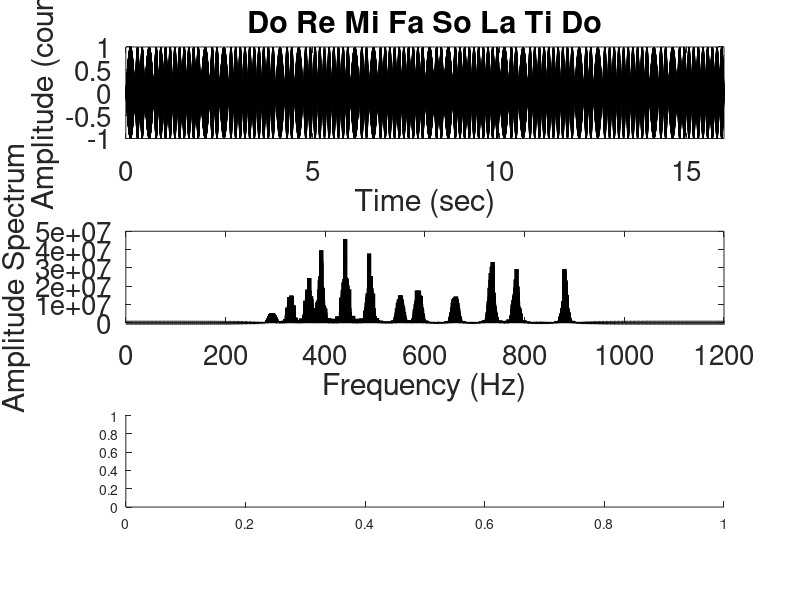

This figure's MATLAB source: (Note: this script raises an error after producing the figure.)
clear; clc; close all;
% Modified from CSDN 51星系
% https://blog.csdn.net/stk10/article/details/8922621

fs = 44100; % sample rate 
dt = 1/fs; 

T16 = 0.125; 

t16 = 0:dt:T16; 
[~, k] = size(t16); 

t4 = linspace(0,4*T16,4*k); 
t8 = linspace(0,2*T16,2*k); 

[~, i] = size(t4); 
[~, j] = size(t8); 

% Modification functions 
mod4 = sin(pi*t4/t4(end)); 
mod8 = sin(pi*t8/t8(end)); 
mod16 = sin(pi*t16/t16(end)); 

f0 = 2*146.8; % reference frequency 

ScaleTable = [2/3 3/4 5/6 15/16 ... 
1 9/8 5/4 4/3 3/2 5/3 9/5 15/8 ... 
2 9/4 5/2 8/3 3 10/3 15/4 4 ... 
1/2 9/16 5/8]; 
% 1/4 notes 
do0f = mod4.*cos(2*pi*ScaleTable(21)*f0*t4); 
re0f = mod4.*cos(2*pi*ScaleTable(22)*f0*t4); 
mi0f = mod4.*cos(2*pi*ScaleTable(23)*f0*t4); 

fa0f = mod4.*cos(2*pi*ScaleTable(1)*f0*t4); 
so0f = mod4.*cos(2*pi*ScaleTable(2)*f0*t4); 
la0f = mod4.*cos(2*pi*ScaleTable(3)*f0*t4); 
ti0f = mod4.*cos(2*pi*ScaleTable(4)*f0*t4); 
do1f = mod4.*cos(2*pi*ScaleTable(5)*f0*t4); 
re1f = mod4.*cos(2*pi*ScaleTable(6)*f0*t4); 
mi1f = mod4.*cos(2*pi*ScaleTable(7)*f0*t4); 
fa1f = mod4.*cos(2*pi*ScaleTable(8)*f0*t4); 
so1f = mod4.*cos(2*pi*ScaleTable(9)*f0*t4); 
la1f = mod4.*cos(2*pi*ScaleTable(10)*f0*t4); 
tb1f = mod4.*cos(2*pi*ScaleTable(11)*f0*t4); 
ti1f = mod4.*cos(2*pi*ScaleTable(12)*f0*t4); 
do2f = mod4.*cos(2*pi*ScaleTable(13)*f0*t4); 
re2f = mod4.*cos(2*pi*ScaleTable(14)*f0*t4); 
mi2f = mod4.*cos(2*pi*ScaleTable(15)*f0*t4); 
fa2f = mod4.*cos(2*pi*ScaleTable(16)*f0*t4); 
so2f = mod4.*cos(2*pi*ScaleTable(17)*f0*t4); 
la2f = mod4.*cos(2*pi*ScaleTable(18)*f0*t4); 
ti2f = mod4.*cos(2*pi*ScaleTable(19)*f0*t4); 
do3f = mod4.*cos(2*pi*ScaleTable(20)*f0*t4); 
blkf = zeros(1,i); 

% 1/8 notes 
fa0e = mod8.*cos(2*pi*ScaleTable(1)*f0*t8); 
so0e = mod8.*cos(2*pi*ScaleTable(2)*f0*t8); 
la0e = mod8.*cos(2*pi*ScaleTable(3)*f0*t8); 
ti0e = mod8.*cos(2*pi*ScaleTable(4)*f0*t8); 
do1e = mod8.*cos(2*pi*ScaleTable(5)*f0*t8); 
re1e = mod8.*cos(2*pi*ScaleTable(6)*f0*t8); 
mi1e = mod8.*cos(2*pi*ScaleTable(7)*f0*t8); 
fa1e = mod8.*cos(2*pi*ScaleTable(8)*f0*t8); 
so1e = mod8.*cos(2*pi*ScaleTable(9)*f0*t8); 
la1e = mod8.*cos(2*pi*ScaleTable(10)*f0*t8); 
tb1e = mod8.*cos(2*pi*ScaleTable(11)*f0*t8); 
ti1e = mod8.*cos(2*pi*ScaleTable(12)*f0*t8); 
do2e = mod8.*cos(2*pi*ScaleTable(13)*f0*t8); 
re2e = mod8.*cos(2*pi*ScaleTable(14)*f0*t8); 
mi2e = mod8.*cos(2*pi*ScaleTable(15)*f0*t8); 
fa2e = mod8.*cos(2*pi*ScaleTable(16)*f0*t8); 
so2e = mod8.*cos(2*pi*ScaleTable(17)*f0*t8); 
la2e = mod8.*cos(2*pi*ScaleTable(18)*f0*t8); 
ti2e = mod8.*cos(2*pi*ScaleTable(19)*f0*t8); 
do3e = mod8.*cos(2*pi*ScaleTable(20)*f0*t8); 
blke = zeros(1,j); 

% 1/16 notes 
fa0s = mod16.*cos(2*pi*ScaleTable(1)*f0*t16); 
so0s = mod16.*cos(2*pi*ScaleTable(2)*f0*t16); 
la0s = mod16.*cos(2*pi*ScaleTable(3)*f0*t16); 
ti0s = mod16.*cos(2*pi*ScaleTable(4)*f0*t16); 
do1s = mod16.*cos(2*pi*ScaleTable(5)*f0*t16); 
re1s = mod16.*cos(2*pi*ScaleTable(6)*f0*t16); 
mi1s = mod16.*cos(2*pi*ScaleTable(7)*f0*t16); 
fa1s = mod16.*cos(2*pi*ScaleTable(8)*f0*t16); 
so1s = mod16.*cos(2*pi*ScaleTable(9)*f0*t16); 
la1s = mod16.*cos(2*pi*ScaleTable(10)*f0*t16); 
tb1s = mod16.*cos(2*pi*ScaleTable(11)*f0*t16); 
ti1s = mod16.*cos(2*pi*ScaleTable(12)*f0*t16); 
do2s = mod16.*cos(2*pi*ScaleTable(13)*f0*t16); 
re2s = mod16.*cos(2*pi*ScaleTable(14)*f0*t16); 
mi2s = mod16.*cos(2*pi*ScaleTable(15)*f0*t16); 
fa2s = mod16.*cos(2*pi*ScaleTable(16)*f0*t16); 
so2s = mod16.*cos(2*pi*ScaleTable(17)*f0*t16); 
la2s = mod16.*cos(2*pi*ScaleTable(18)*f0*t16); 
ti2s = mod16.*cos(2*pi*ScaleTable(19)*f0*t16); 
do3s = mod16.*cos(2*pi*ScaleTable(20)*f0*t16); 
blks = zeros(1,k); 

% Get dirty 
y = [so2e mi2s fa2s so2e mi2s fa2s so2s so1s la1s ti1s ... 
do2s re2s mi2s fa2s mi2e do2s re2s... 
mi2e mi1s fa1s so1s la1s so1s fa1s so1s mi1s fa1s so1s... 
fa1e la1s so1s fa1e mi1s re1s mi1s re1s do1s re1s mi1s fa1s so1s la1s... 
fa2e la1s so1s la1e ti1s do2s so1s la1s ti1s do2s re2s mi2s fa2s so2s...% 
so2e mi2s fa2s so2e mi2s fa2s so2s so1s la1s ti1s ... 
do2s re2s mi2s fa2s mi2e do2s re2s... 
mi2e mi1s fa1s so1s la1s so1s fa1s so1s mi1s fa1s so1s... 
fa1e la1s so1s fa1e mi1s re1s mi1s re1s do1s re1s mi1s fa1s so1s la1s... 
fa2e la1s so1s la1e ti1s do2s so1s la1s ti1s do2s re2s mi2s fa2s so2s...% 
];
y = y/max(y); 

sound(y,fs);

audiowrite('Canon.wav',y,fs);
%%
T = 1/fs;
L = length(y);
t = (0:L-1)*T;

f = fs*(0:(L/2))/L;
Y = fft(y);
P2 = abs(Y/L);
P1 = P2(1:L/2+1);
P1(2:end-1) = 2*P1(2:end-1);

figure
subplot(3,1,1)
plot(t,y,'k')
xlim([0 16]);
xlabel('Time (sec)')
ylabel('Amplitude (count)');
title('Do Re Mi Fa So La Ti Do')
set(gca,'FontSize',20)

subplot(3,1,2)
plot(f,P1/mean(P1(end-1e3:end)),'k','LineWidth',3);
xlabel('Frequency (Hz)')
xlim([0 1200])
ylabel('Amplitude Spectrum');
set(gca,'FontSize',20)


subplot(3,1,3)
[s,f,t]=spectrogram(y,1024,512,1024,fs,'yaxis');
temp = log10(abs(s));
pcolor(t,f,temp);
caxis([min(temp(:))/5 max(temp(:))*2])
ylabel('Frequency (Hz)')
xlabel('Time (sec)')
colormap("jet");
xlim([0 16]); ylim([0 1200])
shading interp;
set(gca,'FontSize',20)